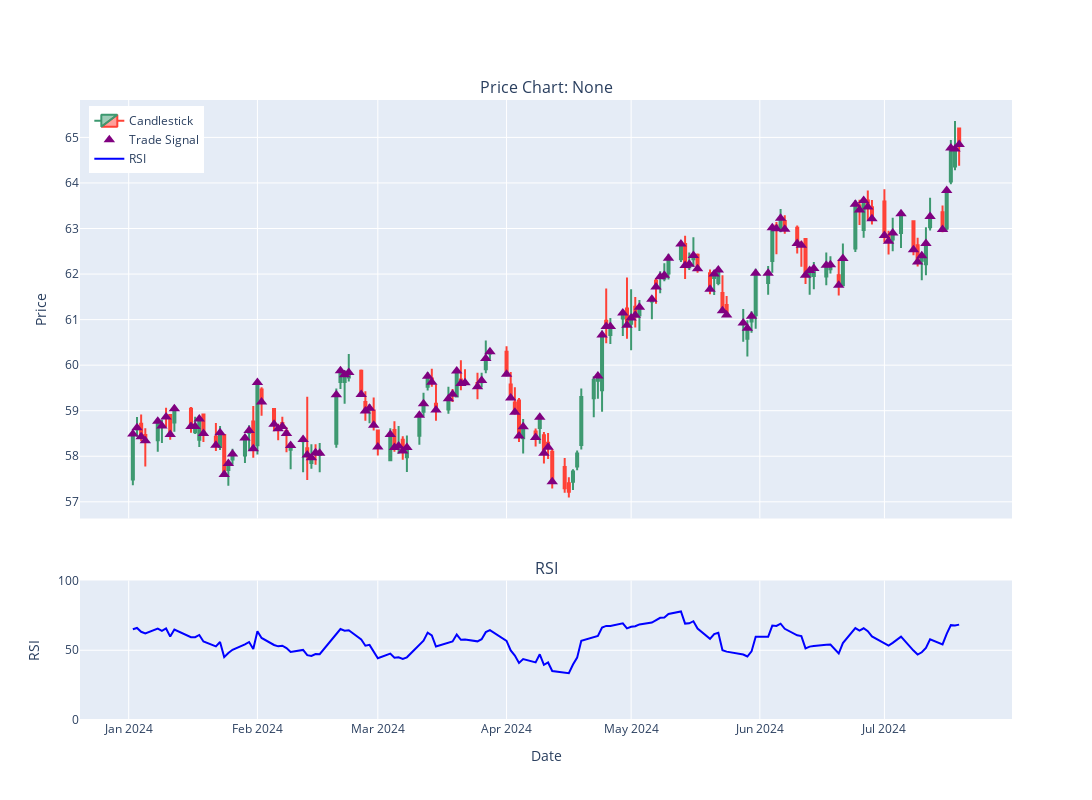

Source (notebook cell):
### Code cell
metric_utils.visualise_pricechart(strategy, start=str(test.index[0].date()), end=str(test.index[-1].date()), indicators=[], signal_marker=True)

### Figure 1 — Plotly figure (JSON) as saved in the notebook; plotly's stock layout.template omitted (floating-point values rounded to 4 significant figures; data arrays with more than 128 entries replaced by an {"elided": "..."} marker saying what was removed)
{"data": [{"close": {"elided": "138 float values"}, "high": {"elided": "138 float values"}, "low": {"elided": "138 float values"}, "name": "Candlestick", "open": {"elided": "138 float values"}, "type": "candlestick", "x": {"elided": "138 str values"}, "xaxis": "x", "yaxis": "y"}, {"marker": {"color": "purple", "size": 10, "symbol": "triangle-up"}, "mode": "markers", "name": "Trade Signal", "type": "scatter", "x": {"elided": "132 str values"}, "xaxis": "x", "y": {"elided": "132 float values"}, "yaxis": "y"}, {"line": {"color": "blue", "width": 2}, "mode": "lines", "name": "RSI", "type": "scatter", "x": {"elided": "138 str values"}, "xaxis": "x2", "y": {"elided": "138 float values"}, "yaxis": "y2"}], "layout": {"annotations": [{"font": {"size": 16}, "showarrow": false, "text": "Price Chart: None", "x": 0.5, "xanchor": "center", "xref": "paper", "y": 1, "yanchor": "bottom", "yref": "paper"}, {"font": {"size": 16}, "showarrow": false, "text": "RSI", "x": 0.5, "xanchor": "center", "xref": "paper", "y": 0.225, "yanchor": "bottom", "yref": "paper"}], "height": 800, "legend": {"x": 0.01, "y": 0.99}, "title": {"text": ""}, "width": 1200, "xaxis": {"anchor": "y", "domain": [0, 1], "matches": "x2", "rangeslider": {"visible": false}, "showticklabels": false}, "xaxis2": {"anchor": "y2", "domain": [0, 1], "title": {"text": "Date"}}, "yaxis": {"anchor": "x", "domain": [0.325, 1], "title": {"text": "Price"}}, "yaxis2": {"anchor": "x2", "domain": [0, 0.225], "range": [0, 100], "title": {"text": "RSI"}}}}
